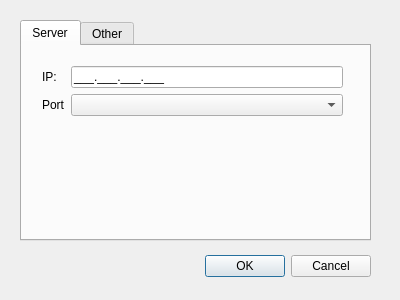
<?xml version="1.0" encoding="UTF-8"?>
<ui version="4.0">
 <class>Dialog</class>
 <widget class="QDialog" name="Dialog">
  <property name="geometry">
   <rect>
    <x>0</x>
    <y>0</y>
    <width>400</width>
    <height>300</height>
   </rect>
  </property>
  <property name="windowTitle">
   <string>Preferences</string>
  </property>
  <widget class="QDialogButtonBox" name="buttonBox">
   <property name="geometry">
    <rect>
     <x>20</x>
     <y>250</y>
     <width>351</width>
     <height>32</height>
    </rect>
   </property>
   <property name="orientation">
    <enum>Qt::Horizontal</enum>
   </property>
   <property name="standardButtons">
    <set>QDialogButtonBox::Cancel|QDialogButtonBox::Ok</set>
   </property>
  </widget>
  <widget class="QTabWidget" name="tabWidget">
   <property name="geometry">
    <rect>
     <x>20</x>
     <y>20</y>
     <width>351</width>
     <height>221</height>
    </rect>
   </property>
   <property name="currentIndex">
    <number>0</number>
   </property>
   <widget class="QWidget" name="tab">
    <attribute name="title">
     <string>Server</string>
    </attribute>
    <widget class="QWidget" name="formLayoutWidget">
     <property name="geometry">
      <rect>
       <x>20</x>
       <y>20</y>
       <width>301</width>
       <height>161</height>
      </rect>
     </property>
     <layout class="QFormLayout" name="formLayout">
      <item row="0" column="0">
       <widget class="QLabel" name="ipLabel">
        <property name="text">
         <string>IP: </string>
        </property>
       </widget>
      </item>
      <item row="1" column="0">
       <widget class="QLabel" name="portLabel">
        <property name="text">
         <string>Port</string>
        </property>
       </widget>
      </item>
      <item row="1" column="1">
       <widget class="QComboBox" name="portComboBox">
        <property name="maxVisibleItems">
         <number>30</number>
        </property>
       </widget>
      </item>
      <item row="0" column="1">
       <widget class="QLineEdit" name="ipLineEdit">
        <property name="inputMask">
         <string>000.000.000.000;_</string>
        </property>
        <property name="text">
         <string>...</string>
        </property>
        <property name="placeholderText">
         <string>Default to localhost, if left blank</string>
        </property>
       </widget>
      </item>
     </layout>
    </widget>
   </widget>
   <widget class="QWidget" name="tab_2">
    <attribute name="title">
     <string>Other</string>
    </attribute>
   </widget>
  </widget>
 </widget>
 <resources/>
 <connections>
  <connection>
   <sender>buttonBox</sender>
   <signal>accepted()</signal>
   <receiver>Dialog</receiver>
   <slot>accept()</slot>
   <hints>
    <hint type="sourcelabel">
     <x>248</x>
     <y>254</y>
    </hint>
    <hint type="destinationlabel">
     <x>157</x>
     <y>274</y>
    </hint>
   </hints>
  </connection>
  <connection>
   <sender>buttonBox</sender>
   <signal>rejected()</signal>
   <receiver>Dialog</receiver>
   <slot>reject()</slot>
   <hints>
    <hint type="sourcelabel">
     <x>316</x>
     <y>260</y>
    </hint>
    <hint type="destinationlabel">
     <x>286</x>
     <y>274</y>
    </hint>
   </hints>
  </connection>
 </connections>
</ui>
